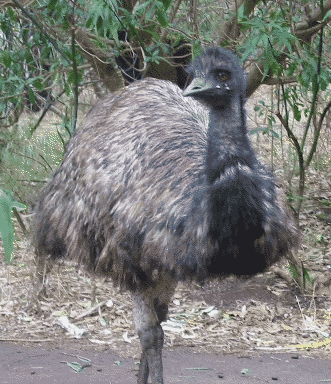
%> input picture unsorted/emu.tif, 331 x 384 px
$ octave p29.m   (GNU Octave 9; MATLAB toolbox functions it lacks are replaced by stand-ins)
%> lines starting %> are read from the running program, lines starting %| are printed output that depends on the picture
clc;clear all;close all
[index,colormap]=imread('emu.tif')
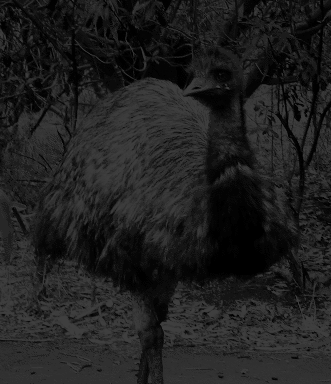
%> index: size 384x331 uint8; min 0, max 63, mean 31.6
%> colormap = 256 rows, first 12: [0.122 0.122 0.141; 0.18 0.255 0.173; 0.22 0.345 0.18; 0.161 0.176 0.192; 0.243 0.247 0.192; 0.212 0.196 0.2; 0.263 0.259 0.255; 0.22 0.243 0.259; 0.294 0.282 0.263; 0.247 0.361 0.263; 0.325 0.435 0.275; 0.333 0.306 0.278]
subplot(2,1,1)
imshow(index,colormap),impixelinfo
title('有色譜')
subplot(2,1,2)
imshow(index),impixelinfo
title('沒有色譜，視為0~1灰階')
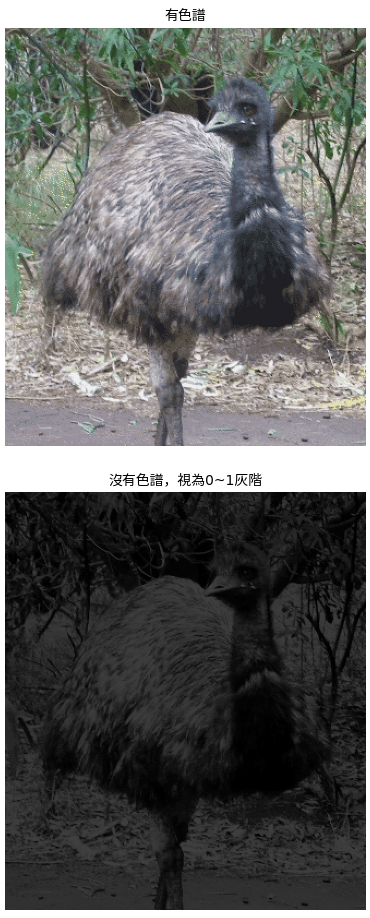
%> figure redrawn from the program's plot data, 2 panels
